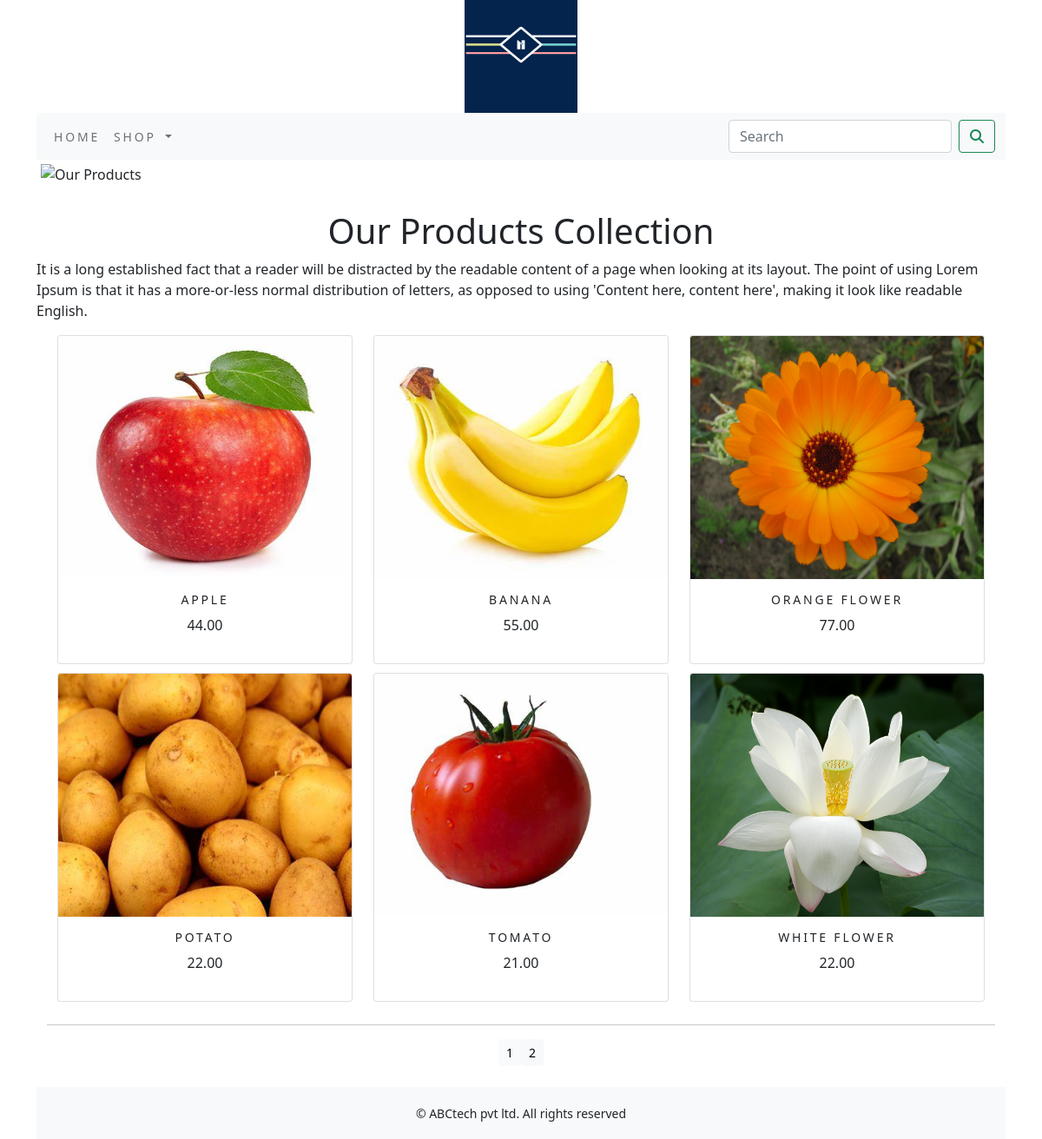
The app's page /shop/ with its own data.
### ecommerceApp1/models.py (models this page shows, shortened)
class Product(models.Model):
    name = models.CharField(max_length=250, unique=True)
    slug = models.SlugField(max_length=250, unique=True)
    description = models.TextField(blank=True)
    price = models.DecimalField(max_digits=10, decimal_places=2)
    category = models.ForeignKey(Category,on_delete=models.CASCADE)
    image = models.ImageField(upload_to='product', blank=True)
    stock = models.IntegerField()
    available = models.BooleanField(default=True)
    created = models.DateTimeField(auto_now_add=True)
    updated = models.DateTimeField(auto_now=True)
    class Meta:
        ordering = ('name',)
        verbose_name = 'product'
        verbose_name_plural = 'products'
    def get_url(self):
        return reverse('ecommerceApp1:prodCatDetail', args=[self.category.slug,self.slug])

### ecommerceApp1/views.py (the view)
# urls.py: path('',views.allProdCat,name='allProdCat'),
def allProdCat(request,c_slug=None):
    c_page=None
    products_list=None
    if c_slug!=None: #if it is a category page
        c_page=get_object_or_404(Category,slug=c_slug)
        products_list=Product.objects.all().filter(category=c_page,available=True)
    else: #if it is home page
        products_list = Product.objects.all().filter(available=True)
    paginator=Paginator(products_list,6)
    try:
        page=int(request.GET.get('page','1'))
    except:
        page=1
    try:
        products=paginator.page(page)
    except (EmptyPage, InvalidPage):
        products=paginator.page((paginator.num_pages))
    return render(request,"category.html",{'category':c_page, 'products':products})

### cart/context_processors.py (called while the page is built)
def counter(request):
    item_count=0
    if 'admin' in request.path:
        return {}
    else:
        try:
            cart=Cart.objects.filter(cart_id=_cart_id(request))
            cart_items=CartItem.objects.all().filter(cart=cart[:1])
            for cart_item in cart_items:
                item_count += cart_item.quantity
        except Cart.DoesNotExist:
            item_count=0
    return dict(item_count=item_count)

### cart/views.py (called while the page is built)
def _cart_id(request):
    cart=request.session.session_key
    if not cart:
        cart=request.session.create()
    return cart

### ecommerceApp1/context_processors.py (called while the page is built)
def menu_links(request):
    links=Category.objects.all()
    return dict(links=links)

### ecommerceApp1/models.py (called while the page is built)
    def get_url(self):
        return reverse('ecommerceApp1:products_by_category', args=[self.slug])

### templates/category.html (shortened to what this page needs)
{% extends 'base.html' %}
{% load static %}
{% block content %}
<div class="mx-auto">
    {% if category %}
        <img class="my_image" src="{{category.image.url}}" alt="{{category.name}}">
</div>
    <br>
    <div>
        <h1 class="text-center my_title">{{category.name}}</h1>
        <p class="text-justify">{{category.description}}</p>
    </div>
    {% else %}
    <div>
        <img class="my_image my_image_padding" src="{ % static 'img/banner.png' %}" alt="Our Products" width="1250px">
    </div>
    <br>
    <div>
        <h1 class="text-center my-title">Our Products Collection</h1>
        <p class="text-justify">It is a long established fact that a reader will be distracted by the readable content of a page when looking at its layout. The point of using Lorem Ipsum is that it has a more-or-less normal distribution of letters, as opposed to using 'Content here, content here', making it look like readable English.</p>
    </div>
    {% endif %}
    <div class="container">
        <div class="row mx-auto">
            {% for product in products.object_list %}
            <div class="my_bottom_margin col-9 col-sm-12 col-md-4 col-lg-4 ">
                <div class="card text-center" style="min-width: 18rem;">
                    <a href="{{product.get_url}}"> <img class="card-img-top my_image" style="height:280px;" src="{{product.image.url}}" alt="{{product.name}}"> </a>
                    <div class="card-body">
                        <h4>{{product.name}}</h4>
                        <p>{{product.price}}</p>
                    </div>
                </div>
            </div>
            {% endfor %}
        </div>
        <div class="mx-auto">
            {% if products.paginator.num_pages > 1 %}
            <hr>
            <div class="text-center">
                {% for pg in products.paginator.page_range %}
                <a href="?page={{pg}}" class="btn btn-light btn-sm {% if products.number == pg %} active {% endif%}">{{pg}}
                {% endfor %}
                </a>
            </div>
            {% endif %}
        </div>
        <br>
    </div>
{% endblock %}

### templates/base.html (shortened to what this page needs)
{% load static %}
<!DOCTYPE html>
<html lang="en">
<head>
    <link rel="stylesheet" href="{% static 'css/custom.css' %}">
    <link href=" {% static 'css/bootstrap.min.css' %}" rel="stylesheet">
</head>
<body>
<div class="container">
    {% include 'header.html' %}
    {% include 'navbar.html' %}
    {% block content %}
    {% endblock %}
</div>
{% include 'footer.html' %}
</body>
</html>

### templates/header.html
{% load static %}
<header>
    <center>
        <a href="{% url 'ecommerceApp1:allProdCat' %}"> <img src="{% static 'img/logo.png' %}" alt="logoimage" width="130px" height="130px"></a>
    </center>
</header>

### templates/navbar.html (shortened to what this page needs)
<nav class="navbar navbar-expand-lg navbar-light bg-light">
  <div class="container-fluid">
    <div class="collapse navbar-collapse" id="navbarSupportedContent">
      <ul class="navbar-nav me-auto mb-2 mb-lg-0">
        <li class="nav-item">
          <a class="nav-link" href="#">Home</a>
        </li>
        <li class="nav-item dropdown {% if 'ecommerceApp1' in request.path %} active {% endif %} ">
          <a class="nav-link dropdown-toggle" href="#" id="navbarDropdown" role="button" data-bs-toggle="dropdown" aria-expanded="false">
            Shop
          </a>
        </li>
      </ul>
      <form class="d-flex" action="{% url 'search_app:searchResult' %}" method="get">
        <input class="form-control me-2" type="search" placeholder="Search" name="q" aria-label="Search">
        <button class="btn btn-outline-success" type="submit"><i class="fa-solid fa-magnifying-glass"></i></button>
      </form>
    </div>
  </div>
</nav>

### templates/footer.html
<div class="footer navbar-fixed-bottom my-footer">
    <p class="text-center"> &copy; ABCtech pvt ltd. All rights reserved </p>
</div>

### static/css/custom.css (style rules this page uses)
body { font-family: 'Roboto', sans-serif; }
.nav-item { letter-spacing: .2em; font-size:14px; text-transform: uppercase; }
.my-footer { background-color: #f8f9fa; height: 60px; }
.my-footer p { padding-top: 20px; font-size: 14px; }
.my_image { width:100%; height:auto; }
.my_image_padding { padding:5px; }
.my_bottom_margin { margin-bottom:10px; }
.card-body h4 { font-size:14px; text-transform:uppercase; letter-spacing:.2em; }

### records on screen
Product: image (picture), name "APPLE", price "44.00"
Product: image (picture), name "BANANA", price "55.00"
Product: image (picture), name "ORANGE FLOWER", price "77.00"
Product: image (picture), name "POTATO", price "22.00"
Product: image (picture), name "TOMATO", price "21.00"
Product: image (picture), name "WHITE FLOWER", price "22.00"

### other values on screen
{{ pg }} "1" "2"
